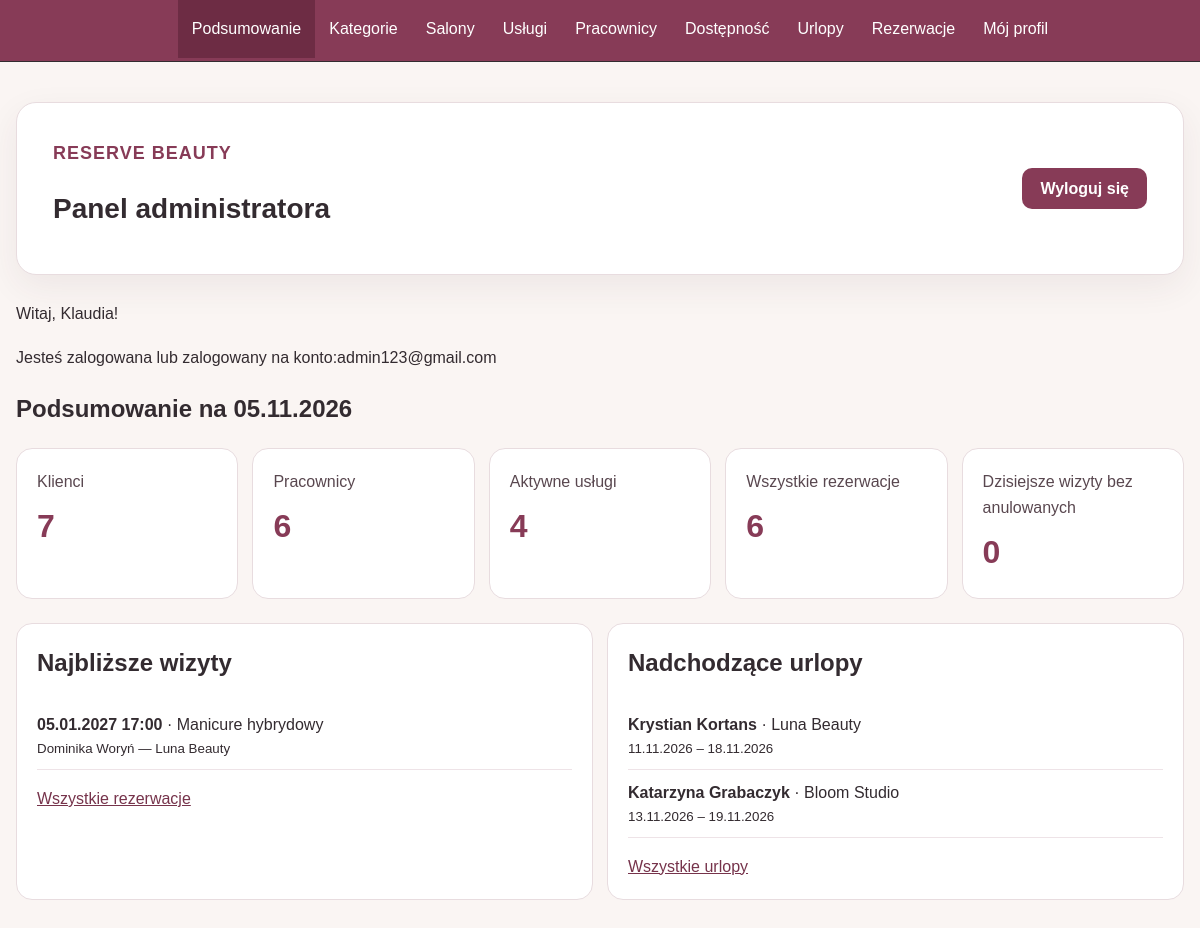
The page /admin/index.php (signed in) on the database its author committed.
### tables this page shows
CREATE TABLE `uzytkownicy` (
  `id_uzytkownika` int(11) NOT NULL,
  `imie` varchar(100) NOT NULL,
  `nazwisko` varchar(100) NOT NULL,
  `email` varchar(254) NOT NULL,
  `haslo` varchar(255) NOT NULL,
  `telefon` varchar(20) NOT NULL,
  `rola` enum('klient','pracownik','admin') NOT NULL DEFAULT 'klient',
  `aktywny` tinyint(1) NOT NULL DEFAULT 1,
  `utworzono_dnia` datetime NOT NULL DEFAULT current_timestamp()
);

CREATE TABLE `rezerwacje` (
  `nr_rezerwacji` int(11) NOT NULL,
  `id_uzytkownika` int(11) NOT NULL,
  `id_pracownika` int(11) NOT NULL,
  `id_uslugi` int(11) NOT NULL,
  `data_rozpoczecia` datetime NOT NULL,
  `data_zakonczenia` datetime NOT NULL,
  `cena` decimal(10,2) NOT NULL,
  `status` enum('oczekujaca','potwierdzona','zrealizowana','anulowana') NOT NULL DEFAULT 'oczekujaca',
  `uwagi` text DEFAULT NULL,
  `utworzono_dnia` datetime NOT NULL DEFAULT current_timestamp()
);

CREATE TABLE `uslugi` (
  `id_uslugi` int(11) NOT NULL,
  `id_salonu` int(11) NOT NULL,
  `id_kategoria` int(11) NOT NULL,
  `nazwa` varchar(150) NOT NULL,
  `opis` text DEFAULT NULL,
  `czas_trwania` int(11) NOT NULL,
  `cena` decimal(10,2) NOT NULL,
  `aktywnosc` tinyint(1) NOT NULL DEFAULT 1
);

CREATE TABLE `urlopy` (
  `id_urlopu` int(11) NOT NULL,
  `id_pracownika` int(11) NOT NULL,
  `data_od` date NOT NULL,
  `data_do` date NOT NULL,
  `status` enum('zaplanowany','anulowany') NOT NULL DEFAULT 'zaplanowany',
  `utworzono_dnia` datetime NOT NULL DEFAULT current_timestamp()
);

CREATE TABLE `salony` (
  `id_salonu` int(11) NOT NULL,
  `nazwa` varchar(100) NOT NULL,
  `opis` text DEFAULT NULL,
  `miasto` varchar(100) NOT NULL,
  `ulica` varchar(200) NOT NULL,
  `nr_ulicy` varchar(8) NOT NULL,
  `aktywnosc` tinyint(1) NOT NULL DEFAULT 1
);

### includes/bootstrap.php (called while the page is built, shortened)
<?php
function e(string $tekst): string
{
    return htmlspecialchars(
        $tekst,
        ENT_QUOTES | ENT_SUBSTITUTE,
        'UTF-8'
    );
}

### includes/auth.php (called while the page is built, shortened)
<?php
require_once __DIR__ . '/bootstrap.php';
function zalogowanyUzytkownik(): ?array
{
    global $pdo;
    $id = $_SESSION['id_uzytkownika'] ?? null;
    try {
        $zapytanie = $pdo->prepare(
            'SELECT id_uzytkownika, imie, nazwisko, email, telefon, rola, aktywny
             FROM uzytkownicy
             WHERE id_uzytkownika = :id
             LIMIT 1'
        );
        $zapytanie->execute(['id' => $id]);
        $uzytkownik = $zapytanie->fetch();
    } catch (PDOException $e) {
        error_log('Blad odczytu konta. SQLSTATE: ' . $e->getCode());
        http_response_code(503);
        exit('Nie można teraz sprawdzić konta. Spróbuj później.');
    }
    return $uzytkownik;
}
function wymagajRoli(string $wymaganaRola): array
{
    $uzytkownik = zalogowanyUzytkownik();
    return $uzytkownik;
}

### admin/index.php (the view, shortened to what this page needs)
<?php
require_once __DIR__ . '/../includes/auth.php';
$uzytkownik = wymagajRoli('admin');
$teraz = new DateTimeImmutable('now', new DateTimeZone('Europe/Warsaw'));
$dzis = $teraz->format('Y-m-d');
$jutro = $teraz->modify('+1 day')->format('Y-m-d');
$liczniki = $wizyty = $urlopy = null;
try {
    $stmt = $pdo->prepare("SELECT
        (SELECT COUNT(*) FROM uzytkownicy WHERE rola = 'klient') AS klienci,
        (SELECT COUNT(*) FROM pracownicy) AS pracownicy,
        (SELECT COUNT(*) FROM uslugi WHERE aktywnosc = 1) AS uslugi,
        (SELECT COUNT(*) FROM rezerwacje) AS rezerwacje,
        (SELECT COUNT(*) FROM rezerwacje
         WHERE status <> 'anulowana'
           AND data_rozpoczecia >= ? AND data_rozpoczecia < ?) AS dzisiejsze");
    $stmt->execute([$dzis . ' 00:00:00', $jutro . ' 00:00:00']);
    $liczniki = $stmt->fetch();
    $stmt = $pdo->prepare("SELECT r.data_rozpoczecia, u.nazwa AS usluga, s.nazwa AS salon,
            CONCAT(k.imie, ' ', k.nazwisko) AS klient
        FROM rezerwacje r
        JOIN uzytkownicy k ON k.id_uzytkownika = r.id_uzytkownika
        JOIN uslugi u ON u.id_uslugi = r.id_uslugi
        JOIN salony s ON s.id_salonu = u.id_salonu
        WHERE r.status IN ('oczekujaca', 'potwierdzona') AND r.data_rozpoczecia >= ?
        ORDER BY r.data_rozpoczecia, r.nr_rezerwacji LIMIT 5");
    $stmt->execute([$teraz->format('Y-m-d H:i:s')]);
    $wizyty = $stmt->fetchAll();
    $stmt = $pdo->prepare("SELECT w.data_od, w.data_do, s.nazwa AS salon,
            CONCAT(k.imie, ' ', k.nazwisko) AS pracownik
        FROM urlopy w
        JOIN pracownicy p ON p.id_pracownika = w.id_pracownika
        JOIN uzytkownicy k ON k.id_uzytkownika = p.id_uzytkownika
        JOIN salony s ON s.id_salonu = p.id_salonu
        WHERE w.status = 'zaplanowany' AND w.data_od >= ?
        ORDER BY w.data_od, w.id_urlopu LIMIT 5");
    $stmt->execute([$dzis]);
    $urlopy = $stmt->fetchAll();
} catch (PDOException $ex) {
    error_log('Podsumowanie: SQLSTATE ' . $ex->getCode());
}
$etykiety = [
    'klienci' => 'Klienci',
    'pracownicy' => 'Pracownicy',
    'uslugi' => 'Aktywne usługi',
    'rezerwacje' => 'Wszystkie rezerwacje',
    'dzisiejsze' => 'Dzisiejsze wizyty bez anulowanych',
];
function panelData(string $wartosc, string $format): string
{
    return (new DateTimeImmutable($wartosc, new DateTimeZone('Europe/Warsaw')))->format($format);
}
?>
<!DOCTYPE html>
<html lang="pl">
<head>
    <link rel="stylesheet" href="../css/admin.css">
</head>
<body class="strona-konta">
    <nav class="admin-menu" aria-label="Menu administratora">
            <ul class="admin-menu_lista">
                <li>
                    <a href="<?= e(BASE_URL) ?>/admin/index.php" aria-current="page">Podsumowanie</a>
                </li>
                <li>
                    <a href="<?= e(BASE_URL) ?>/admin/kategorie.php">Kategorie</a>
                </li>
                <li>
                    <a href="<?= e(BASE_URL) ?>/admin/salony.php">Salony</a>
                </li>
                <li>
                    <a href="<?= e(BASE_URL) ?>/admin/uslugi.php">Usługi</a>
                </li>
                <li>
                    <a href="<?= e(BASE_URL) ?>/admin/pracownicy.php">Pracownicy</a>
                </li>
                <li>
                    <a href="<?= e(BASE_URL) ?>/admin/dostepnosc.php">Dostępność</a>
                </li>
                <li>
                    <a href="<?= e(BASE_URL) ?>/admin/urlopy.php">Urlopy</a>
                </li>
                <li>
                    <a href="<?= e(BASE_URL) ?>/admin/rezerwacje.php">Rezerwacje</a>
                </li>
                <li>
                    <a href="<?= e(BASE_URL) ?>/profil.php">Mój profil</a>
                </li>
            </ul>
        </nav>
    <main id="panel">
        <div class="pole">
            <div>
                <p class="marka">RESERVE BEAUTY</p>
                <h1>Panel administratora</h1>
            </div>
            <form
                action="<?= e(BASE_URL) ?>/wylogowanie.php"
                method="post"
                >
                <button type="submit">Wyloguj się</button>
            </form>
        </div><br>
        <p>Witaj, <?= e($uzytkownik['imie']) ?>!</p>
        <p>Jesteś zalogowana lub zalogowany na konto:<?= e($uzytkownik['email']) ?></p>
        <section aria-labelledby="liczniki">
            <h2 id="liczniki">Podsumowanie na <?= e($teraz->format('d.m.Y')) ?></h2>
            <?php if ($liczniki === null): ?>
                <p role="alert">Nie udało się pobrać liczników. Odśwież stronę, aby spróbować ponownie.</p>
            <?php else: ?>
                <dl class="kafelki">
                    <?php foreach ($etykiety as $klucz => $etykieta): ?>
                        <div class="kafelek">
                            <dt><?= e($etykieta) ?></dt>
                            <dd><?= (int) $liczniki[$klucz] ?></dd>
                        </div>
                    <?php endforeach; ?>
                </dl>
            <?php endif; ?>
        </section>
        <div class="podglad">
            <section class="karta">
                <h2>Najbliższe wizyty</h2>
                <?php if ($wizyty === null): ?>
                    <p>Nie udało się pobrać wizyt.</p>
                <?php elseif (!$wizyty): ?>
                    <p>Nie ma nadchodzących wizyt.</p>
                <?php else: ?>
                    <ul>
                        <?php foreach ($wizyty as $w): ?>
                            <li><strong><?= e(panelData($w['data_rozpoczecia'], 'd.m.Y H:i')) ?></strong>
                                · <?= e($w['usluga']) ?>
                                <small><?= e($w['klient'] . ' — ' . $w['salon']) ?></small>
                            </li>
                        <?php endforeach; ?>
                    </ul>
                <?php endif; ?>
                <a href="<?= e(BASE_URL) ?>/admin/rezerwacje.php">Wszystkie rezerwacje</a>
            </section>
            <section class="karta">
                <h2>Nadchodzące urlopy</h2>
                <?php if ($urlopy === null): ?>
                    <p>Nie udało się pobrać urlopów.</p>
                <?php elseif (!$urlopy): ?>
                    <p>Nie ma zaplanowanych urlopów rozpoczynających się dziś lub później.</p>
                <?php else: ?>
                    <ul>
                        <?php foreach ($urlopy as $w): ?>
                            <li><strong><?= e($w['pracownik']) ?></strong> · <?= e($w['salon']) ?>
                                <small><?= e(panelData($w['data_od'], 'd.m.Y')) ?> – <?= e(panelData($w['data_do'], 'd.m.Y')) ?></small>
                            </li>
                        <?php endforeach; ?>
                    </ul>
                <?php endif; ?>
                <a href="<?= e(BASE_URL) ?>/admin/urlopy.php">Wszystkie urlopy</a>
            </section>
        </div>
    </main>
</body>
</html>

### css/admin.css (style rules this page uses)
body.strona-konta { margin: 0; min-height: 100vh; padding: 0; background: #faf5f3; color: #332b30; font-family: Arial, sans-serif; font-size: 16px; line-height: 1.6; }
.strona-konta main { box-sizing: border-box; width: 100%; max-width: 1272px; margin: 0 auto; padding: 0 16px 30px; margin-bottom: 24px; }
.strona-konta .pole { box-sizing: border-box; width: 100%; max-width: 1240px; margin: 0 auto; padding: 36px; background: #ffffff; border: 1px solid #e8dcdF; border-radius: 20px; box-shadow: 0 12px 35px rgba(70, 40, 50, 0.07); display: flex; justify-content: space-between; align-items: center; gap: 20px; margin-top: 40px; }
.strona-konta .marka { margin: 0 0 24px; color: #873b57; font-size: 18px; font-weight: bold; letter-spacing: 1px; }
.strona-konta h1 { margin: 0 0 12px; font-size: 28px; line-height: 1.25; }
.strona-konta p { margin: 0 0 18px; overflow-wrap: anywhere; }
form { display: flex; justify-content: flex-end; flex-shrink: 0; }
.strona-konta button { width: auto; padding: 8px 18px; border: 0; border-radius: 10px; background: #873b57; color: #ffffff; font: inherit; font-weight: bold; cursor: pointer; }
.strona-konta .admin-menu { margin: 0; padding: 0 16px; background: #873b57; border-bottom: 1px solid; text-decoration: none; }
.strona-konta .admin-menu_lista { display: flex; flex-wrap: wrap; justify-content: center; gap: 0; max-width: 1240px; margin: 0 auto; text-decoration: none; list-style: none; }
.strona-konta .admin-menu_lista li { min-width: 0; text-decoration: none; }
.strona-konta .admin-menu a { display: block; box-sizing: border-box; min-height: 0; height: auto; padding: 16px 14px; border: 0; border-bottom: 3px solid transparent; border-radius: 0; background: transparent; white-space: nowrap; text-decoration: none; color: #ffffff; }
.strona-konta .admin-menu a[aria-current="page"] { background: #6d2c44; color: white; border-bottom-color: #873b57; text-decoration: none; }

### admin/index.php (style rules this page uses)
#panel .kafelki, #panel .podglad { display: grid; gap: 14px; }
#panel .kafelki { grid-template-columns: repeat(auto-fit, minmax(min(100%, 185px), 1fr)); }
#panel .podglad { grid-template-columns: repeat(auto-fit, minmax(min(100%, 340px), 1fr)); margin-top: 24px; }
#panel .kafelek, #panel .karta { background: white; border: 1px solid #e8dcdf; border-radius: 16px; padding: 20px; }
#panel .kafelek dt { color: #59474f; }
#panel .kafelek dd { margin: 6px 0 0; font-size: 2rem; font-weight: bold; color: #873b57; }
#panel .karta h2 { margin-top: 0; }
#panel .karta ul { padding: 0; list-style: none; }
#panel .karta li { padding: 10px 0; border-bottom: 1px solid #eee3e7; }
#panel .karta small { display: block; }
#panel .karta a { color: #76334b; }

### rows shown on the page
uzytkownicy: imie "Klaudia", email "admin123@gmail.com"
rezerwacje: data_rozpoczecia "05.01.2027 17:00", id_uslugi.nazwa "Manicure hybrydowy", salon "Dominika Woryń — Luna Beauty"
urlopy: pracownik "Krystian Kortans", salony.nazwa "Luna Beauty", data_od "11.11.2026", data_do "18.11.2026"
urlopy: pracownik "Katarzyna Grabaczyk", salony.nazwa "Bloom Studio", data_od "13.11.2026", data_do "19.11.2026"

### other values the page prints
$teraz->format('d.m.Y') "05.11.2026"
$etykieta "Klienci"
$liczniki[$klucz] "7"
$etykieta "Pracownicy"
$liczniki[$klucz] "6"
$etykieta "Aktywne usługi"
$liczniki[$klucz] "4"
$etykieta "Wszystkie rezerwacje"
$etykieta "Dzisiejsze wizyty bez anulowanych"
$liczniki[$klucz] "0"
